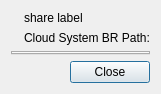
<?xml version="1.0" encoding="UTF-8"?>
<ui version="4.0">
 <class>OCC::ShareDialog</class>
 <widget class="QDialog" name="OCC::ShareDialog">
  <property name="geometry">
   <rect>
    <x>0</x>
    <y>0</y>
    <width>151</width>
    <height>93</height>
   </rect>
  </property>
  <property name="sizePolicy">
   <sizepolicy hsizetype="MinimumExpanding" vsizetype="MinimumExpanding">
    <horstretch>0</horstretch>
    <verstretch>0</verstretch>
   </sizepolicy>
  </property>
  <property name="windowTitle">
   <string>Dialog</string>
  </property>
  <layout class="QVBoxLayout" name="verticalLayout_2">
   <item>
    <layout class="QHBoxLayout" name="horizontalLayout">
     <item>
      <widget class="QLabel" name="label_icon">
      </widget>
     </item>
     <item>
      <layout class="QVBoxLayout" name="verticalLayout">
       <item>
        <widget class="QLabel" name="label_name">
         <property name="sizePolicy">
          <sizepolicy hsizetype="MinimumExpanding" vsizetype="Preferred">
           <horstretch>0</horstretch>
           <verstretch>0</verstretch>
          </sizepolicy>
         </property>
         <property name="text">
          <string>share label</string>
         </property>
         <property name="textFormat">
          <enum>Qt::PlainText</enum>
         </property>
        </widget>
       </item>
       <item>
        <widget class="QLabel" name="label_sharePath">
         <property name="sizePolicy">
          <sizepolicy hsizetype="MinimumExpanding" vsizetype="Preferred">
           <horstretch>0</horstretch>
           <verstretch>0</verstretch>
          </sizepolicy>
         </property>
         <property name="font">
          <font>
           <weight>50</weight>
           <bold>false</bold>
          </font>
         </property>
         <property name="text">
          <string>Cloud System BR Path:</string>
         </property>
         <property name="textFormat">
          <enum>Qt::PlainText</enum>
         </property>
        </widget>
       </item>
      </layout>
     </item>
    </layout>
   </item>
   <item>
    <widget class="QTabWidget" name="shareWidgets"/>
   </item>
   <item>
    <layout class="QHBoxLayout" name="buttonBoxLayout">
     <item>
      <widget class="QDialogButtonBox" name="buttonBox">
       <property name="sizePolicy">
        <sizepolicy hsizetype="MinimumExpanding" vsizetype="Fixed">
         <horstretch>0</horstretch>
         <verstretch>0</verstretch>
        </sizepolicy>
       </property>
       <property name="standardButtons">
        <set>QDialogButtonBox::Close</set>
       </property>
      </widget>
     </item>
    </layout>
   </item>
  </layout>
 </widget>
 <resources/>
 <connections/>
</ui>
